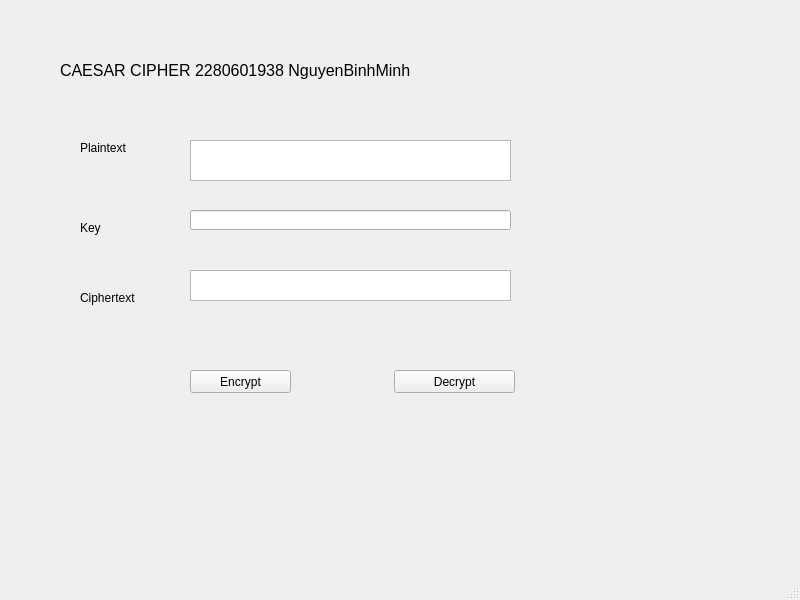
<?xml version="1.0" encoding="UTF-8"?>
<ui version="4.0">
 <class>MainWindow</class>
 <widget class="QMainWindow" name="MainWindow">
  <property name="geometry">
   <rect>
    <x>0</x>
    <y>0</y>
    <width>800</width>
    <height>600</height>
   </rect>
  </property>
  <property name="windowTitle">
   <string>MainWindow</string>
  </property>
  <widget class="QWidget" name="centralwidget">
   <widget class="QLabel" name="label">
    <property name="geometry">
     <rect>
      <x>60</x>
      <y>50</y>
      <width>561</width>
      <height>41</height>
     </rect>
    </property>
    <property name="font">
     <font>
      <pointsize>12</pointsize>
     </font>
    </property>
    <property name="text">
     <string>CAESAR CIPHER 2280601938 NguyenBinhMinh</string>
    </property>
   </widget>
   <widget class="QLabel" name="label_2">
    <property name="geometry">
     <rect>
      <x>80</x>
      <y>140</y>
      <width>101</width>
      <height>16</height>
     </rect>
    </property>
    <property name="text">
     <string>Plaintext</string>
    </property>
   </widget>
   <widget class="QLabel" name="label_3">
    <property name="geometry">
     <rect>
      <x>80</x>
      <y>220</y>
      <width>101</width>
      <height>16</height>
     </rect>
    </property>
    <property name="text">
     <string>Key</string>
    </property>
   </widget>
   <widget class="QLabel" name="label_4">
    <property name="geometry">
     <rect>
      <x>80</x>
      <y>290</y>
      <width>101</width>
      <height>16</height>
     </rect>
    </property>
    <property name="text">
     <string>Ciphertext</string>
    </property>
   </widget>
   <widget class="QPushButton" name="btn_encrypt">
    <property name="geometry">
     <rect>
      <x>190</x>
      <y>370</y>
      <width>101</width>
      <height>23</height>
     </rect>
    </property>
    <property name="text">
     <string>Encrypt</string>
    </property>
   </widget>
   <widget class="QPushButton" name="btn_decrypt">
    <property name="geometry">
     <rect>
      <x>394</x>
      <y>370</y>
      <width>121</width>
      <height>23</height>
     </rect>
    </property>
    <property name="text">
     <string>Decrypt</string>
    </property>
   </widget>
   <widget class="QPlainTextEdit" name="txt_plain_text">
    <property name="geometry">
     <rect>
      <x>190</x>
      <y>140</y>
      <width>321</width>
      <height>41</height>
     </rect>
    </property>
   </widget>
   <widget class="QPlainTextEdit" name="txt_cipher_text">
    <property name="geometry">
     <rect>
      <x>190</x>
      <y>270</y>
      <width>321</width>
      <height>31</height>
     </rect>
    </property>
   </widget>
   <widget class="QLineEdit" name="txt_key">
    <property name="geometry">
     <rect>
      <x>190</x>
      <y>210</y>
      <width>321</width>
      <height>20</height>
     </rect>
    </property>
   </widget>
  </widget>
  <widget class="QMenuBar" name="menubar">
   <property name="geometry">
    <rect>
     <x>0</x>
     <y>0</y>
     <width>800</width>
     <height>22</height>
    </rect>
   </property>
  </widget>
  <widget class="QStatusBar" name="statusbar"/>
 </widget>
 <resources/>
 <connections/>
</ui>
